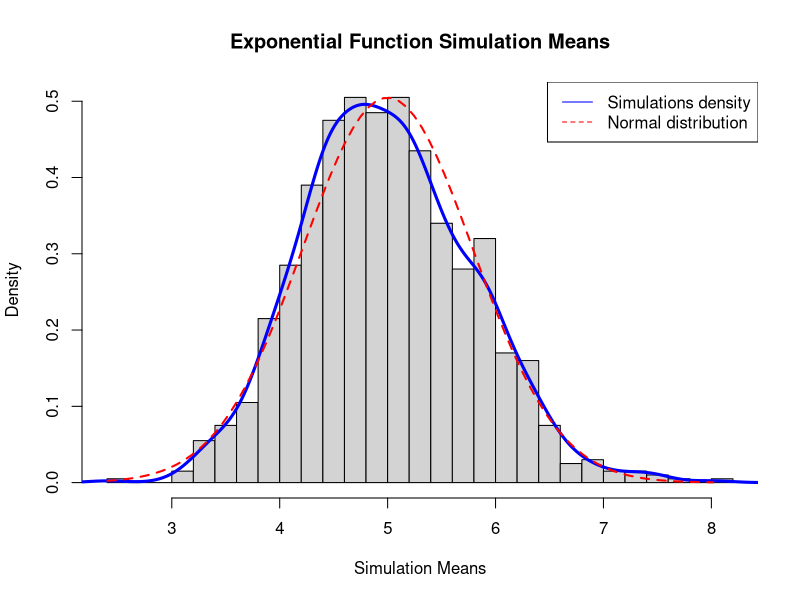

This chart was generated by the following R code:
## ---- chunk 1
set.seed(1111)
## ---- chunk 2
lambda <- .2
n_exponentials <- 40
simulations <- 1000

sample_means = rep(NA, simulations)
for (i in 1 : simulations) {
  sample_means[i] = mean(rexp(n_exponentials, lambda))
}
## ---- chunk 3
print(paste("The theoretical mean of the distribution is 1/lambda:", 1/lambda))
print(paste("The mean of the simulated sample is:", round(mean(sample_means),2)))
## ---- chunk 4
print(paste("The theoretical variance of the distribution is [(1/lambda)^2]/n_exponentials:", 
            ((1/lambda)^2)/n_exponentials))
print(paste("The variance of the simulated sample is:", round(var(sample_means),3)))
## ---- chunk 5
# Plotting the sample means distribution
hist(sample_means, prob=TRUE, main="Exponential Function Simulation Means",
     breaks=n_exponentials, xlab = "Simulation Means")
lines(density(sample_means), lwd=3, col="blue")

# Plotting Normal distribution
x <- seq(min(sample_means), max(sample_means), length=2*n_exponentials)
y <- dnorm(x, mean=1/lambda, sd=((1/lambda))/n_exponentials^.5)
lines(x, y, pch=22, col="red", lwd=2, lty = 2)

legend("topright", legend=c("Simulations density", "Normal distribution"),
       col=c("blue", "red"), lty=c(1,2))
